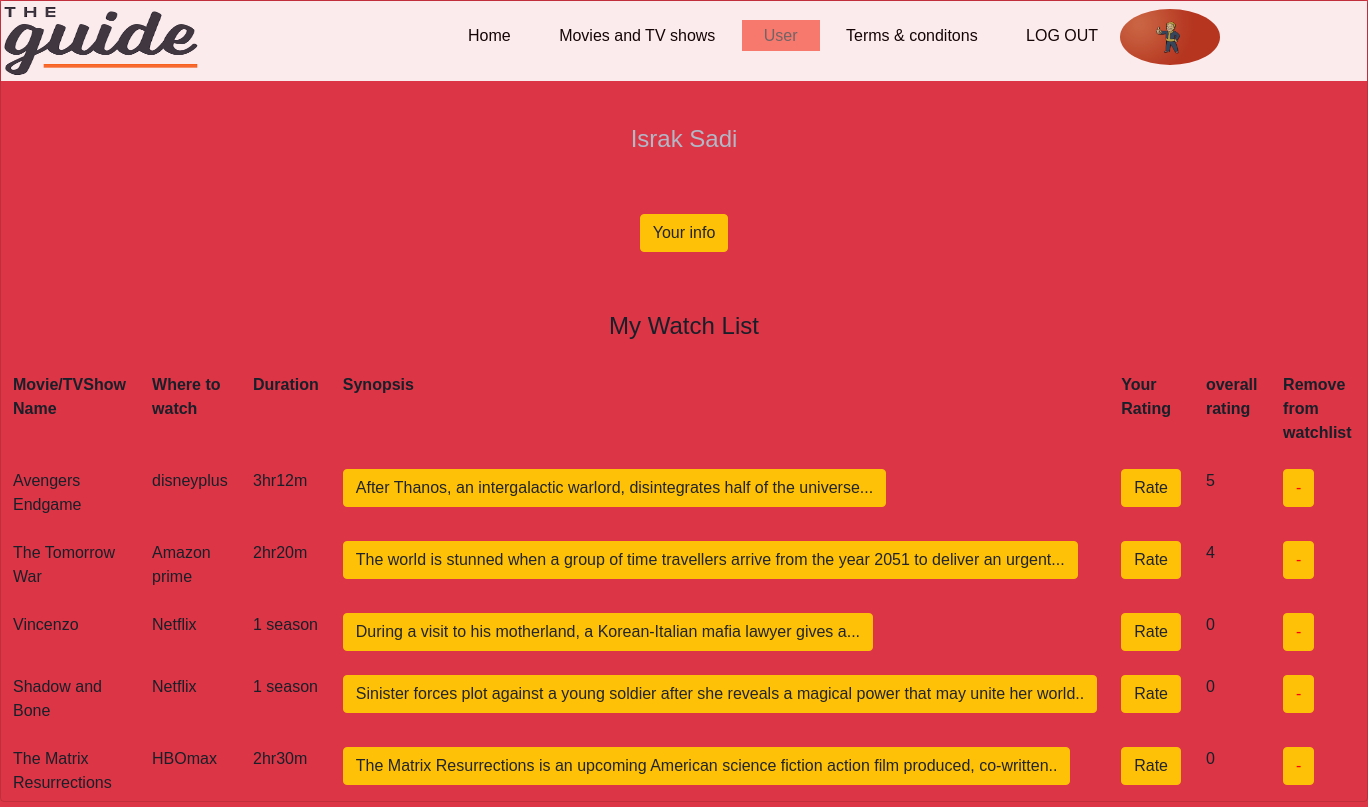
The page /userprofile.php (signed in) on the database its author committed.
### tables this page shows
CREATE TABLE `users` (
  `user_id` int(100) NOT NULL,
  `name` varchar(100) NOT NULL,
  `password` varchar(100) NOT NULL,
  `email` varchar(100) NOT NULL,
  `mobile` varchar(100) NOT NULL,
  `picture` varchar(100) NOT NULL
);

CREATE TABLE `myprograms` (
  `myprogram_id` int(100) NOT NULL,
  `myprogram_name` varchar(100) NOT NULL,
  `mysource` varchar(100) NOT NULL,
  `mygenre` varchar(100) NOT NULL,
  `myduration` varchar(100) NOT NULL,
  `mydetails` varchar(250) NOT NULL,
  `myschedule` varchar(100) NOT NULL,
  `myshow_image` varchar(100) NOT NULL,
  `rating` int(11) NOT NULL,
  `program_id` int(100) NOT NULL,
  `user_id` int(100) NOT NULL
);

### userprofile.php (the view, shortened to what this page needs)
<?php
    include('db.php');
    $email = $_SESSION['email'];
?>
<?php
    $sql = "SELECT user_id,name,picture from users where email = '$email'";
    $result = mysqli_query($conn,$sql);
    if(mysqli_num_rows($result)>0){
        while($row = mysqli_fetch_assoc($result)){
?>
<!DOCTYPE html>
<html lang="en">
<link rel="stylesheet" href="https://stackpath.bootstrapcdn.com/bootstrap/4.3.1/css/bootstrap.min.css">
<head>
	<link rel="stylesheet" type="text/css" href="css4/style4.css">
	</head>
	<body class="card bg-danger text-white" style="background-color: #15131a;">
	<header>
	<nav>
	<div class="logo">
    <img src="logo.png">
	</div>
	<ul>
	<li><a href="http://localhost/Guide/home.php">Home</a></li>
	<li><a href="http://localhost/Guide/movie_tv.php">Movies and TV shows</a></li>
	<li class="active"><a href="http://localhost/Guide/userprofile.php">User</a></li>
	<li><a href="">Terms & conditons </a></li>
	<li><a href="http://localhost/Guide/logout.php">LOG OUT</a><li>
	<li><img class="image-responsive" style="max-height:200px; max-width:100px; border-radius:50%"src="picture/<?=$row['picture']?>" alt=""></li>
	</ul>
	</nav>
    <br><h4 style="color:#b1b8c7; margin:10px; padding:10px; text-align:center;"><?php echo $row['name']?></h4>
    <div class="row">
 <?php
        }}
 ?>
        <div class="col-md">
                <form action="profile_details.php" method="POST">
                    <div style="margin:30px; padding:10px; align-items:center; text-align:center; align-content:center;">
                        <button class="btn btn-warning"  "name="button">Your info</button>
                    </div>
                </form>
        </div>
    </div>
    <h4 style="color:#17202A; margin:10px; padding:10px; text-align:center;">My Watch List</h4>
    <table class="table table-borderless" style="color:#17202A;" >
        <tr>
            <th>Movie/TVShow Name</th>
            <th>Where to watch</th>
            <th>Duration</th>
            <th>Synopsis</th>
            <th>Your Rating</th>
			<th>overall rating</th>
            <th>Remove from watchlist</th>
        </tr>
        <?php
      if(!isset($_POST['submit'])){
          $user_id = $_SESSION['user_id'];
        $sql = "SELECT * from myprograms where user_id = '$user_id'";
        $result = mysqli_query($conn,$sql);
        if(mysqli_num_rows($result)>0){
          while($row = mysqli_fetch_assoc($result)){
    ?>
        <tr>
            <td><?php echo $row['myprogram_name']?></td>
            <td><?php echo $row['mysource']?></td>
            <td><?php echo $row['myduration']?></td>
            <td>
                <form action="program_details.php" method="POST">
                  <input type ="submit" class="btn btn-warning" name="details" value="<?php echo $row['mydetails']?>" ;">
                </form>
            </td>
            <td>
                <form action="program_rate.php" method="GET">
                  <input type ="submit" class="btn btn-warning" name="rate" value="Rate" ;">
                </form>
            </td>
			<td>
                    <?php echo $row['rating'] ?></h6>
			</td>
            <td>
                <form action="remove_program.php" method="POST">
                  <input type ="submit" class="btn btn-warning" name="remove" value="-" style="color:red;">
                </form>
            </td>
        </tr>
    <?php
        }
      }
    }
    ?>
    </table>
</header>
</html>

### css4/style4.css (style rules this page uses)
* { margin: 0; padding: 0; font-family: arial; }
header { height: 100vh; background-size: cover; background-position: center; }
.logo img { float: left; margin-right:65px; margin-bottom:25px; width: 200px; height: 80px; }
nav { width: 100%; height: 80px; background-color:#FFFFFF; opacity: 0.9; }
nav ul { float: left; margin-left:180px; }
nav ul li { list-style-type: none; display: inline-block; line-height: 70px; }
nav ul li a { text-decoration: none; color: #000000; padding:5px 20px; border: 2px solid transparent; transition: .7s all; }
nav ul li.active a { background-color: #FA8072; color:#696969; }

### rows shown on the page
users: picture (picture), name "Israk Sadi"
myprograms: myprogram_name "Avengers Endgame", mysource "disneyplus", myduration "3hr12m", details "After Thanos, an intergalactic warlord, disintegrates half of the universe...", rating "5"
myprograms: myprogram_name "The Tomorrow War", mysource "Amazon prime", myduration "2hr20m", details "The world is stunned when a group of time travellers arrive from the year 2051 to deliver an urgent...", rating "4"
myprograms: myprogram_name "Vincenzo", mysource "Netflix", myduration "1 season", details "During a visit to his motherland, a Korean-Italian mafia lawyer gives a...", rating "0"
myprograms: myprogram_name "Shadow and Bone", mysource "Netflix", myduration "1 season", details "Sinister forces plot against a young soldier after she reveals a magical power that may unite her world..", rating "0"
myprograms: myprogram_name "The Matrix Resurrections", mysource "HBOmax", myduration "2hr30m", details "The Matrix Resurrections is an upcoming American science fiction action film produced, co-written..", rating "0"
